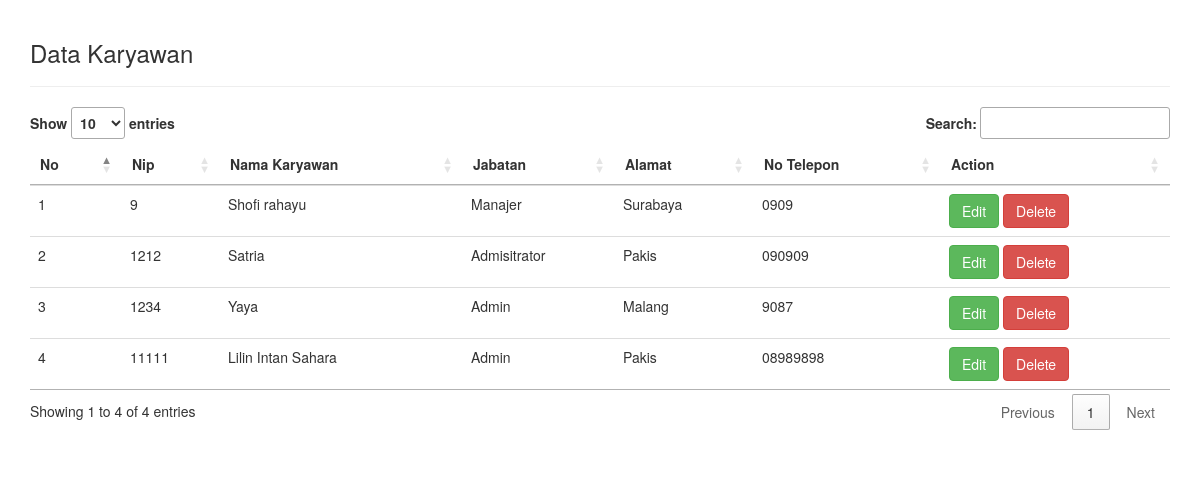
Page /admin/showKaryawan.php on the committed database.
### tables this page shows
CREATE TABLE `tb_karyawan` (
  `nip` int(25) NOT NULL,
  `nama_karyawan` varchar(25) NOT NULL,
  `username` varchar(25) NOT NULL,
  `password` varchar(25) NOT NULL,
  `jabatan` varchar(25) NOT NULL,
  `alamat` varchar(25) NOT NULL,
  `no_tlp` varchar(25) NOT NULL,
  `level` int(25) NOT NULL DEFAULT '1',
  `flag` int(1) NOT NULL DEFAULT '1'
);

### admin/showKaryawan.php (the view, shortened to what this page needs)
<!DOCTYPE html>
<html lang="en">
<head>
<link rel="stylesheet" type="text/css" href="//cdn.datatables.net/1.10.11/css/jquery.dataTables.min.css">
<link rel="stylesheet" href="https://maxcdn.bootstrapcdn.com/bootstrap/3.3.7/css/bootstrap.min.css">
</head>
<body>
<?php
    include 'helper/connection.php';
?>
<div class="container" style="padding-top: 20px; padding-bottom: 20px;">
    <h3>Data Karyawan</h3>
<hr>
<table class="table table-stripped table-hover datatab" align="center">
    <thead>
        <tr>
            <th>No</th>
            <th>Nip</th>
            <th>Nama Karyawan</th>
            <th>Jabatan</th>
            <th>Alamat</th>
            <th>No Telepon</th>
            <th>Action</th>
        </tr>
    </thead>
<tbody>
<?php
    $sql = "select * from tb_karyawan where flag = 1";
    $query = mysqli_query($con, $sql);
    $no = 1;
    while ($data = mysqli_fetch_assoc($query)){
?>
<tr>
    <td><?php echo $no++; ?></td>
    <td><?php echo $data['nip']; ?></td>
    <td><?php echo $data['nama_karyawan']; ?></td>
    <td><?php echo $data['jabatan']; ?></td>
    <td><?php echo $data['alamat']; ?></td>
    <td><?php echo $data['no_tlp']; ?></td>
    <td>
    <a href="#" type="button" class="btn btn-success btn-md" data-toggle="modal" data-target="#myModal<?php echo $data['nip']; ?>">Edit</a>
    <?php
        $nip = $data["nip"];
        echo "<a href='proses/deleteKaryawan.php?id=$nip' class='btn btn-danger'>Delete</a>";
    ?>
    </td>
</tr>
<?php
    }
?>
</tbody>
</table>
</div>
</body>
</html>

### rows in the picture
tb_karyawan: nip "9", nama_karyawan "Shofi rahayu", jabatan "Manajer", alamat "Surabaya", no_tlp "0909"
tb_karyawan: nip "1212", nama_karyawan "Satria", jabatan "Admisitrator", alamat "Pakis", no_tlp "090909"
tb_karyawan: nip "1234", nama_karyawan "Yaya", jabatan "Admin", alamat "Malang", no_tlp "9087"
tb_karyawan: nip "11111", nama_karyawan "Lilin Intan Sahara", jabatan "Admin", alamat "Pakis", no_tlp "08989898"
